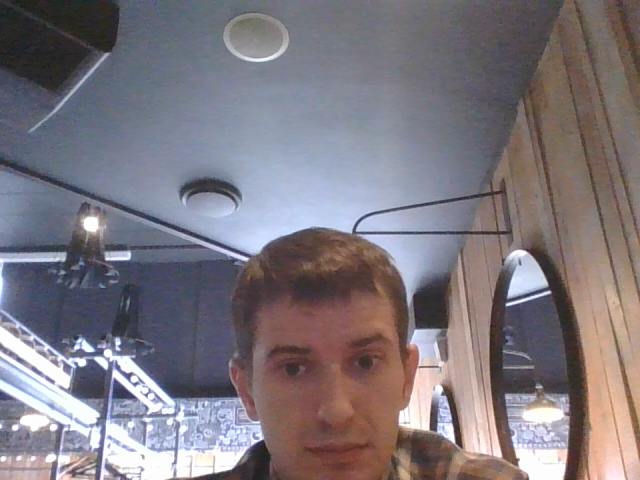
#> input picture photo_frame.png, 640 x 480 px, given in place of the camera
$ python Les9Yaroslav.py
#> lines starting #> are read from the running program, lines starting #| are printed output that depends on the picture; after the words box and inside, x2 and y2 are one past the last pixel; in counts of white or black regions, pixels touching at a corner belong together
import cv2
cam = cv2.VideoCapture(0)
cv2.namedWindow("win")
def noth(n):
    pass
cv2.createTrackbar("h","win",0,255,noth)
#> slider 'h' is set to 85
cv2.createTrackbar("s","win",0,255,noth)
#> slider 's' is set to 85
cv2.createTrackbar("v","win",0,255,noth)
#> slider 'v' is set to 85
cv2.createTrackbar("h_h","win",0,255,noth)
#> slider 'h_h' is set to 85
cv2.createTrackbar("s_h","win",0,255,noth)
#> slider 's_h' is set to 85
cv2.createTrackbar("v_h","win",0,255,noth)
#> slider 'v_h' is set to 85
cv2.createTrackbar("lGray","win",0,255,noth)
#> slider 'lGray' is set to 51
cv2.createTrackbar("hGray","win",0,255,noth)
#> slider 'hGray' is set to 85
while True:
    frame = cam.read()[1]
#> frame is the input picture: shape (480, 640, 3); mean B, G, R 126.5, 119.4, 126
    h_l = cv2.getTrackbarPos("h","win")
    s_l = cv2.getTrackbarPos("s","win")
    v_l = cv2.getTrackbarPos("v","win")
    h_h = cv2.getTrackbarPos("h_h","win")
    s_h = cv2.getTrackbarPos("s_h","win")
    v_h = cv2.getTrackbarPos("v_h","win")
    l_g =  cv2.getTrackbarPos("lGray","win")
    h_g =  cv2.getTrackbarPos("hGray","win")

    gray = cv2.cvtColor(frame,cv2.COLOR_BGR2GRAY)
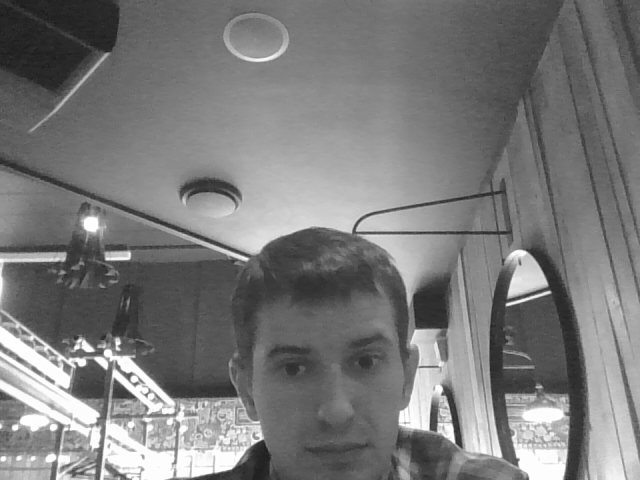
#> gray: shape (480, 640); min 24, max 255, mean 122.2
    mask_gray = cv2.inRange(gray,l_g,h_g)
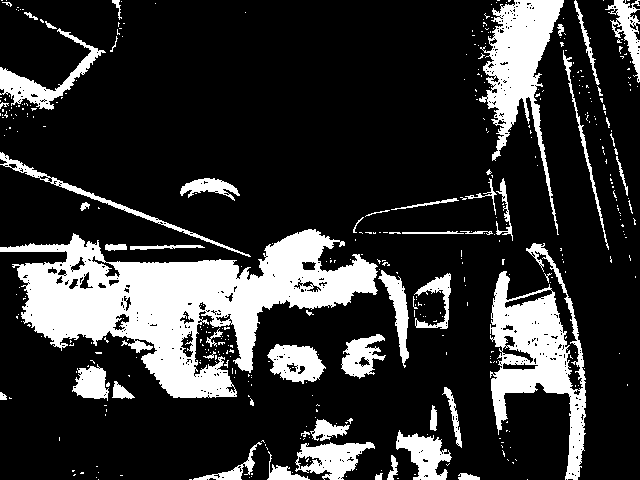
#> mask_gray: shape (480, 640); 20.2% white; 425 white regions (370 under 20 px), largest, box (x1, y1, x2, y2) and area: (0, 229, 378, 398) 27136, (490, 243, 586, 480) 8837, (479, 0, 564, 235) 6651
    low = (h_l,s_l,v_l)
    top = (h_h,s_h,v_h)
    # hsv = cv2.cvtColor(frame,cv2.COLOR_BGR2HSV)
    mask = cv2.inRange(cv2.cvtColor(frame,cv2.COLOR_BGR2HSV),low,top)
#> mask: shape (480, 640); every value is 0
    result = cv2.bitwise_and(frame,frame,mask=mask)
#> result: shape (480, 640, 3); every value is 0
    cv2.imshow("mask",mask)
    cv2.imshow("win",result)
    cv2.imshow("mask2",mask_gray)
    cv2.waitKey(1)
